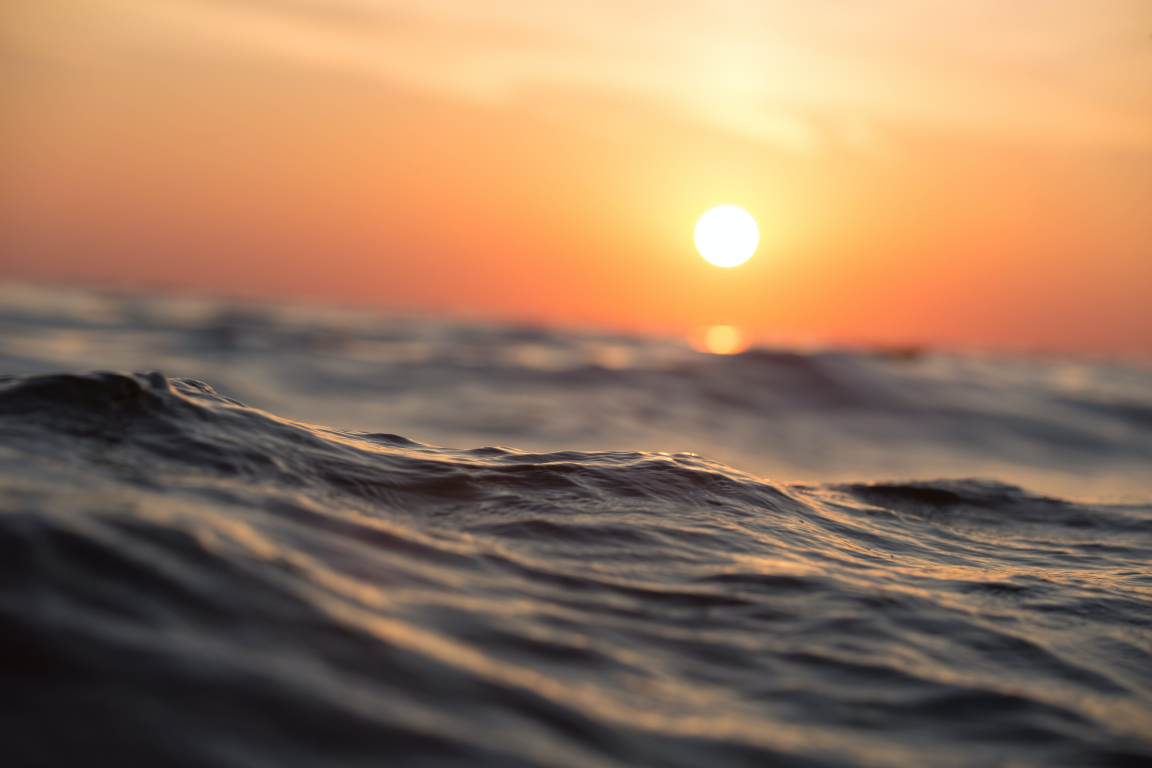
#> input picture forensics/soundscape/src/sample.jpg, 5760 x 3840 px (shown at 1/5 size)
$ python script.py
#> lines starting #> are read from the running program, lines starting #| are printed output that depends on the picture
import wave
import array
from PIL import Image, ImageDraw, ImageFont


output_path = "flag.jpg"

def image_create(path):
    #adding flag to image

#> called with path = './sample.jpg'
    image = Image.open(image_path)
#> image is the input picture: PIL image 5760x3840 RGB; mean R, G, B 152.1, 120.1, 94.1
    image = image.resize((576,384))
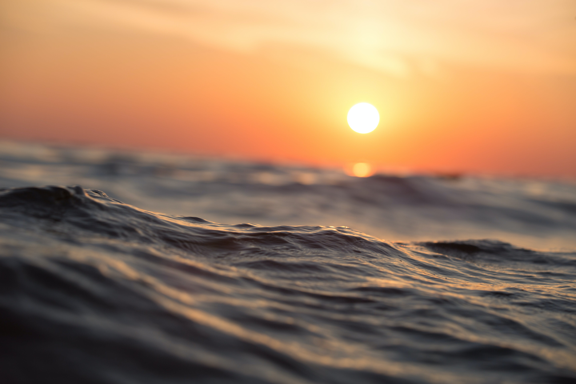
#> image: PIL image 576x384 RGB; mean R, G, B 152.1, 120.1, 94.1
    draw = ImageDraw.Draw(image)

    print(image.size)
#| (576, 384)

    font = ImageFont.truetype("./font/StoryChoiceSansSerif-B9v5.ttf", size=20)
    text = "pearl{pearls_gleam_in_the_ocean's_embrace}"
    position = (50,50)

    text_color = (255,255,255)
    print(image.size)
#| (576, 384)
    draw.text(position, text, font=font, fill=text_color)

    image.save(output_path)
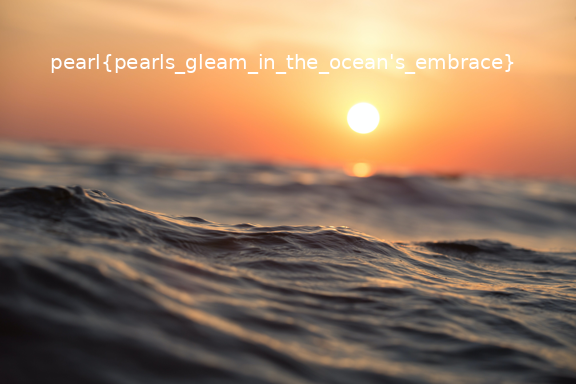
#> saved as flag.jpg: PIL image 576x384 RGB; mean R, G, B 152.2, 120.7, 95.3

def make_sound(output_file, arr):
    #make audio files from the r,b,b vlaues

    binary_seq = list(arr)
    audio_sample = array.array('b', [int(bit) * 127 for bit in binary_seq])

    sample_width = 1
    frame_rate = 26460
    duration = 5

    with wave.open(output_file, 'w') as wf:
        wf.setnchannels(1)
        wf.setsampwidth(sample_width)
        wf.setframerate(frame_rate)
        # print(audio_sample.tobytes())
        wf.writeframes(audio_sample.tobytes())


image_path = "./sample.jpg"
image_create(image_path)

image = Image.open(output_path)

image_data = list(image.getdata())
#> image_data = 221184 items
print(len(image_data))
#| 221184

r_8_final = []
g_8_final = []
b_8_final = []

for (r,g,b) in image_data:
    r_8 = format(r, '08b')
    b_8 = format(b, '08b')
    g_8 = format(g, '08b')

    for i in range(8):
        r_8_final.append(r_8[i])
        b_8_final.append(b_8[i])
        g_8_final.append(g_8[i])
#> this loop made 221184 passes
#> (r, g, b, r_8, b_8, g_8) on passes 1 to 3: (204, 154, 103, '11001100', '01100111', '10011010'), (204, 154, 103, '11001100', '01100111', '10011010'), (205, 155, 104, '11001101', '01101000', '10011011')
#> after the loop, b_8_final = 1769472 items; g_8_final = 1769472 items; r_8_final = 1769472 items


red_file = "Raine.wav"
green_file = "Gideon.wav"
blue_file = "Beryl.wav"

make_sound(red_file,r_8_final)
make_sound(green_file,g_8_final)
make_sound(blue_file, b_8_final)
